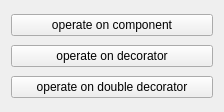
<?xml version="1.0" encoding="UTF-8"?>
<ui version="4.0">
 <class>DecoratorExample</class>
 <widget class="QWidget" name="DecoratorExample">
  <property name="geometry">
   <rect>
    <x>0</x>
    <y>0</y>
    <width>224</width>
    <height>112</height>
   </rect>
  </property>
  <property name="windowTitle">
   <string>DecoratorExample</string>
  </property>
  <layout class="QVBoxLayout" name="verticalLayout">
   <item>
    <widget class="QPushButton" name="pushButtonOperateComponent">
     <property name="text">
      <string>operate on component</string>
     </property>
    </widget>
   </item>
   <item>
    <widget class="QPushButton" name="pushButtonOperateDecorator">
     <property name="text">
      <string>operate on decorator</string>
     </property>
    </widget>
   </item>
   <item>
    <widget class="QPushButton" name="pushButtonOperateDoubleDecorator">
     <property name="text">
      <string>operate on double decorator</string>
     </property>
    </widget>
   </item>
  </layout>
 </widget>
 <layoutdefault spacing="6" margin="11"/>
 <resources/>
 <connections/>
</ui>
